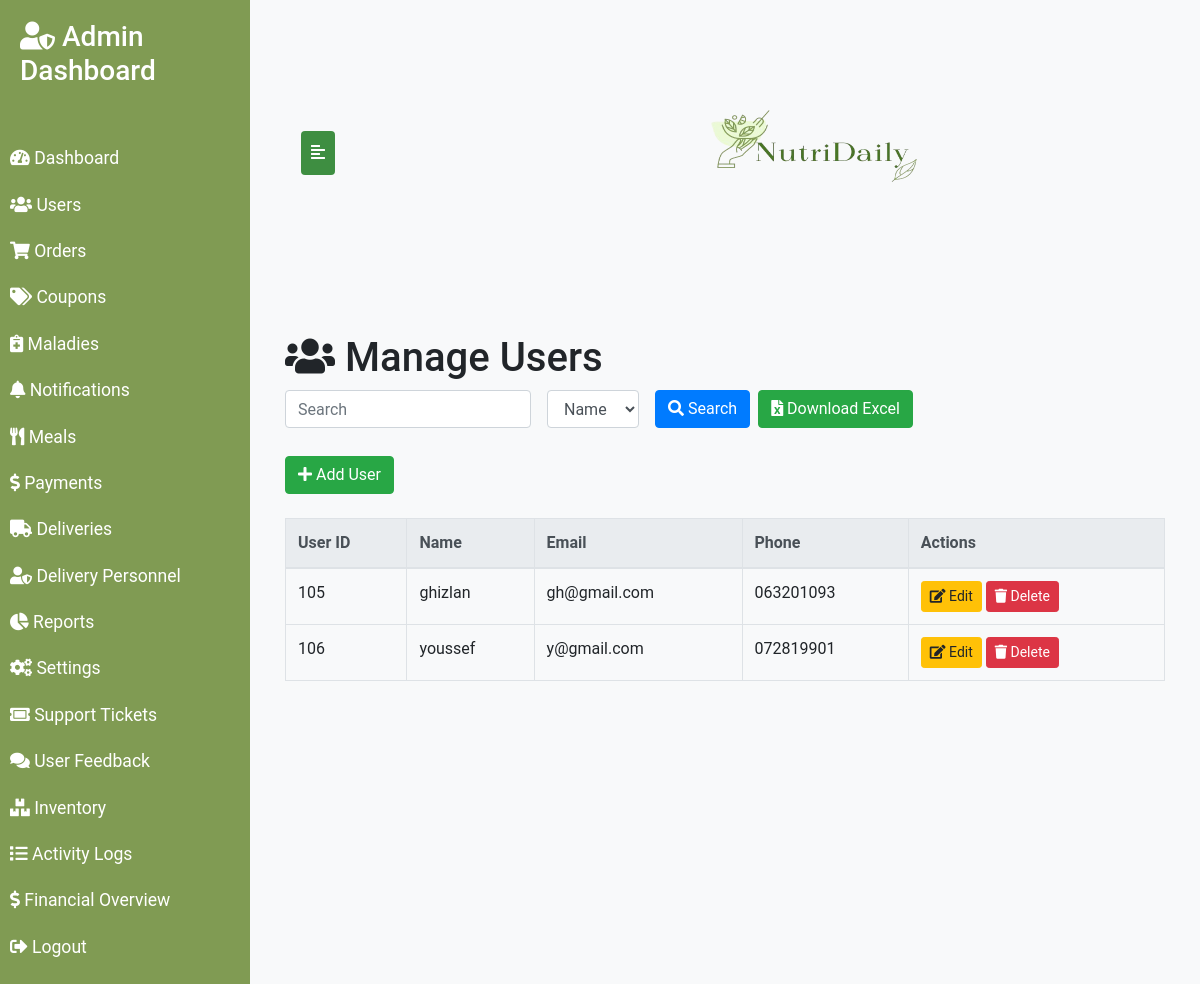
Screenshot of /users.php (signed in) with the database file from the repository.
### tables this page shows
CREATE TABLE `users` (
  `user_id` int(11) NOT NULL,
  `name` varchar(100) DEFAULT NULL,
  `email` varchar(100) DEFAULT NULL,
  `password` varchar(255) DEFAULT NULL,
  `malady_id` int(11) DEFAULT NULL,
  `address_id` int(11) DEFAULT NULL,
  `phone` varchar(15) DEFAULT NULL,
  `created_at` timestamp NOT NULL DEFAULT CURRENT_TIMESTAMP,
  `updated_at` timestamp NOT NULL DEFAULT CURRENT_TIMESTAMP ON UPDATE CURRENT_TIMESTAMP
);

### users.php (the view, shortened to what this page needs)
<?php
require 'config/db.php';
$search = $_GET['search'] ?? '';
$filter = $_GET['filter'] ?? 'name';
$sql = "SELECT * FROM users WHERE $filter LIKE '%$search%'";
$result = $conn->query($sql);
?>
<!DOCTYPE html>
<html lang="en">
<head>
    <link rel="stylesheet" href="https://maxcdn.bootstrapcdn.com/bootstrap/4.5.2/css/bootstrap.min.css">
    <link rel="stylesheet" href="https://cdnjs.cloudflare.com/ajax/libs/font-awesome/5.15.4/css/all.min.css">
</head>
<body>
<div class="wrapper">
    <nav id="sidebar">
        <div class="sidebar-header">
        <h3><i class="fas fa-user-shield"></i> Admin Dashboard</h3>
        </div>
        <ul class="list-unstyled components">
            <li><a href="dashboard.php"><i class="fas fa-tachometer-alt"></i> Dashboard</a></li>
            <li><a href="users.php"><i class="fas fa-users"></i> Users</a></li>
            <li><a href="orders.php"><i class="fas fa-shopping-cart"></i> Orders</a></li>
            <li><a href="coupons.php"><i class="fas fa-tags"></i> Coupons</a></li>
            <li><a href="maladies.php"><i class="fas fa-notes-medical"></i> Maladies</a></li>
            <li><a href="notifications.php"><i class="fas fa-bell"></i> Notifications</a></li>
            <li><a href="meals.php"><i class="fas fa-utensils"></i> Meals</a></li>
            <li><a href="payments.php"><i class="fas fa-dollar-sign"></i> Payments</a></li>
            <li><a href="deliveries.php"><i class="fas fa-truck"></i> Deliveries</a></li>
            <li><a href="delivers.php"><i class="fas fa-user-shield"></i> Delivery Personnel</a></li>
            <li><a href="reports.php"><i class="fas fa-chart-pie"></i> Reports</a></li>
            <li><a href="settings.php"><i class="fas fa-cogs"></i> Settings</a></li>
            <li><a href="support_tickets.php"><i class="fas fa-ticket-alt"></i> Support Tickets</a></li>
            <li><a href="feedback.php"><i class="fas fa-comments"></i> User Feedback</a></li>
            <li><a href="inventory.php"><i class="fas fa-boxes"></i> Inventory</a></li>
            <li><a href="activity_logs.php"><i class="fas fa-list"></i> Activity Logs</a></li>
            <li><a href="financial_overview.php"><i class="fas fa-dollar-sign"></i> Financial Overview</a></li>
            <li><a href="logout.php"><i class="fas fa-sign-out-alt"></i> Logout</a></li>
        </ul>
    </nav>
    <div id="content">
        <nav class="navbar navbar-expand-lg" >
            <div class="container-fluid">
                <button type="button" id="sidebarCollapse" class="btn btn-info">
                    <i class="fas fa-align-left"></i>
                </button>
                <div class="ml-auto">
                    <img src="Green_And_White_Aesthetic_Salad_Vegan_Logo__6_-removebg-preview.png" style="margin-right: 230px;height: 250px; width: 60%;" alt="NutriDaily Logo" class="logo">
                </div>
            </div>
        </nav>
        <div class="container mt-5">
            <h1><i class="fas fa-users"></i> Manage Users</h1>
            <div class="table-search">
                <form action="users.php" method="GET" class="form-inline">
                    <div class="form-group mb-2">
                        <input type="text" name="search" class="form-control" placeholder="Search" value="<?php echo $search; ?>">
                    </div>
                    <div class="form-group mx-sm-3 mb-2">
                        <select name="filter" class="form-control">
                            <option value="name" <?php if ($filter == 'name') echo 'selected'; ?>>Name</option>
                        </select>
                    </div>
                    <button type="submit" class="btn btn-primary mb-2"><i class="fas fa-search"></i> Search</button>
                    <a href="users.php?download=true" class="btn btn-success mb-2 ml-2"><i class="fas fa-file-excel"></i> Download Excel</a>
                </form>
            </div>
            <button class="btn btn-success mb-4" data-toggle="modal" data-target="#addUserModal"><i class="fas fa-plus"></i> Add User</button>
            <table class="table table-bordered">
                <thead class="thead-light">
                    <tr>
                        <th>User ID</th>
                        <th>Name</th>
                        <th>Email</th>
                        <th>Phone</th>
                        <th>Actions</th>
                    </tr>
                </thead>
                <tbody>
                    <?php while ($row = $result->fetch_assoc()): ?>
                        <tr>
                            <td><?php echo $row['user_id']; ?></td>
                            <td><?php echo $row['name']; ?></td>
                            <td><?php echo $row['email']; ?></td>
                            <td><?php echo $row['phone']; ?></td>
                            <td>
                                <button class="btn btn-sm btn-warning" data-toggle="modal" data-target="#editUserModal<?php echo $row['user_id']; ?>"><i class="fas fa-edit"></i> Edit</button>
                                <button class="btn btn-sm btn-danger" data-toggle="modal" data-target="#confirmDeleteModal" data-userid="<?php echo $row['user_id']; ?>"><i class="fas fa-trash"></i> Delete</button>
                            </td>
                        </tr>
                    <?php endwhile; ?>
                </tbody>
            </table>
        </div>
    </div>
</div>
</body>
</html>

### users.php (style rules this page uses)
body { font-family: 'Roboto', sans-serif; background-color: #f8f9fa; }
.wrapper { display: flex; width: 100%; align-items: stretch; }
#sidebar { min-width: 250px; max-width: 250px; background: #809B53 ; color: #fff; transition: all 0.3s; }
#sidebar .sidebar-header { padding: 20px; }
#sidebar ul.components { padding: 20px 0; }
#sidebar ul li a { padding: 10px; font-size: 1.1em; display: block; color: #fff; }
#content { width: 100%; padding: 20px; min-height: 100vh; }
#sidebarCollapse { background: #3E8E41; border: none; color: #fff; padding: 10px; cursor: pointer; }
.table-search { margin-bottom: 20px; }
.navbar { color: #fff; }
.navbar .logo { width: 150px; height: auto; }
.navbar .ml-auto { margin-left: auto; }

### rows the page displays
users: user_id "105", name "ghizlan", email "gh@gmail.com", phone "063201093"
users: user_id "106", name "youssef", email "y@gmail.com", phone "072819901"
